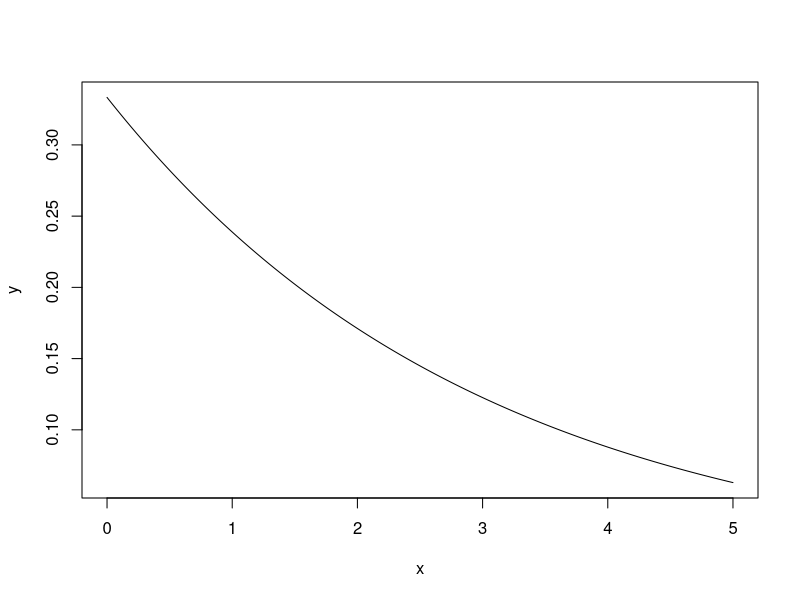
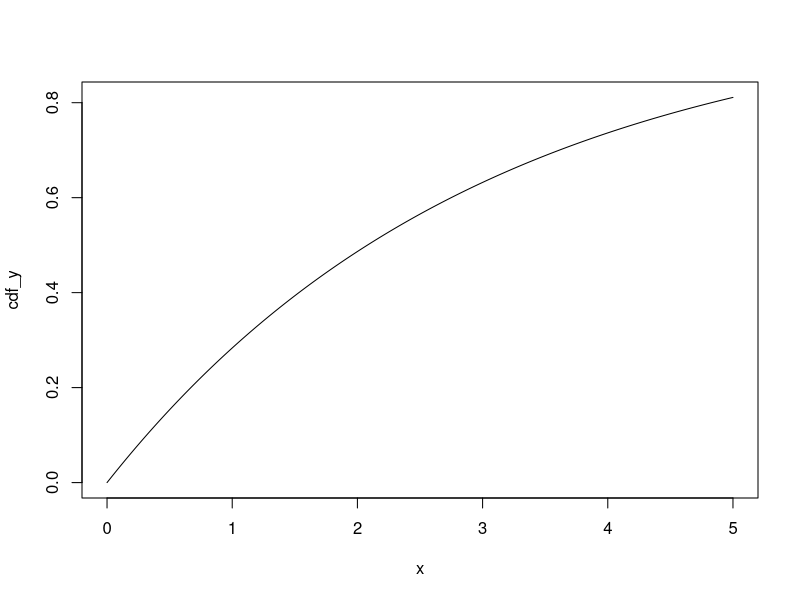
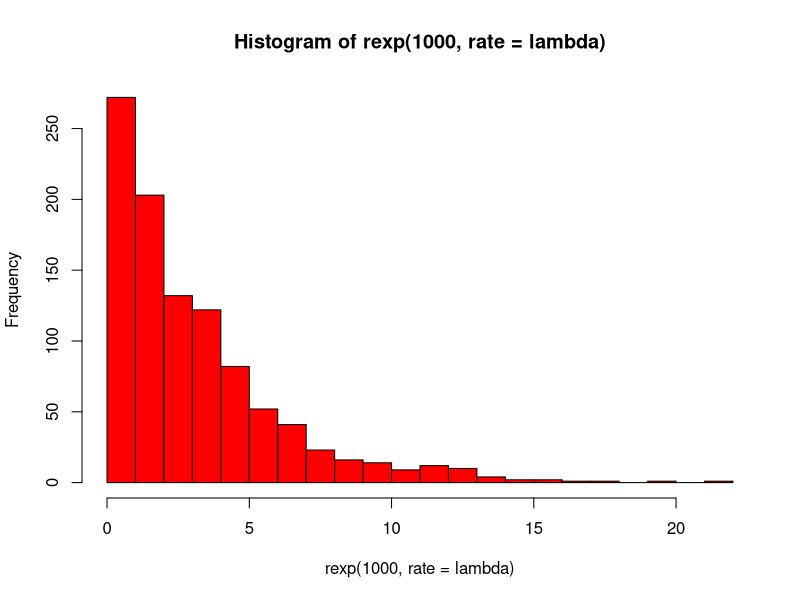

Reproduce these figures in R, in order.
## ---- chunk 1
print(1 - punif(45, 0, 60))
print(punif(30, 0, 60) - punif(20, 0, 60))
## ---- chunk 2
lambda = 1/3
print(dexp(4, rate=lambda))

x = seq(0, 5, 0.01)
y = dexp(x, lambda)
plot(x, y, type="l")

print(pexp(3, lambda))

cdf_y = pexp(x, lambda)
plot(x, cdf_y, type="l")

set.seed(123)
hist(rexp(1000, rate=lambda), breaks=30, col="red")
## ---- chunk 3
alpha = 2
beta = 1/4
print(1 - pgamma(1, alpha, beta))

print(qgamma(0.7, 2, 1/4))
